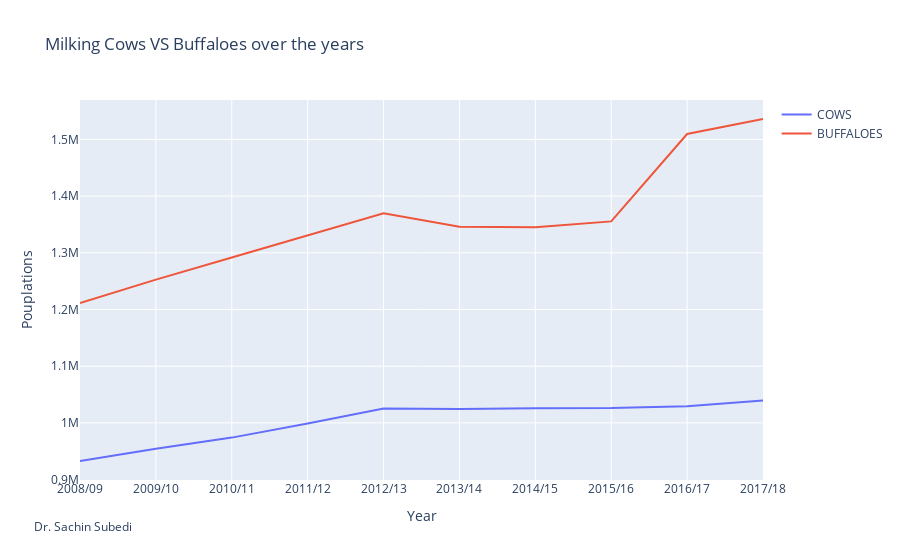

The cell this chart's notebook holds for it:
### Code cell
trace0 = go.Scatter(
x= ts1.Year,
y= ts1.COWS,
mode = 'lines',
name = 'COWS'
)

trace1 = go.Scatter(
x= ts1.Year,
y= ts1.BUFFALOES,
mode = 'lines',
name = 'BUFFALOES'
)


data = [trace0, trace1] 
layout = go.Layout(title = 'Milking Cows VS Buffaloes over the years')
figure = go.Figure(data=data, layout=layout)


figure.update_layout(
    annotations=[
        dict(
            x=-0.07,
            y=-0.15,
            showarrow=False,
            text="Dr. Sachin Subedi",
            xref="paper",
            yref="paper",
            )
            ,   
    ],

)

figure.update_xaxes(title_text="Year")

figure.update_yaxes(title_text="Pouplations")
figure.show()

### Figure 1 — Plotly figure (JSON) as saved in the notebook; plotly's stock layout.template omitted (floating-point values rounded to 4 significant figures)
{"data": [{"mode": "lines", "name": "COWS", "type": "scatter", "x": ["2008/09", "2009/10", "2010/11", "2011/12", "2012/13", "2013/14", "2014/15", "2015/16", "2016/17", "2017/18"], "y": [932876, 954680, 974122, 998963, 1025591, 1024513, 1025947, 1026135, 1029529, 1039538]}, {"mode": "lines", "name": "BUFFALOES", "type": "scatter", "x": ["2008/09", "2009/10", "2010/11", "2011/12", "2012/13", "2013/14", "2014/15", "2015/16", "2016/17", "2017/18"], "y": [1211495, 1252770, 1291644, 1331037, 1369796, 1345837, 1345164, 1355384, 1509512, 1535948]}], "layout": {"annotations": [{"showarrow": false, "text": "Dr. Sachin Subedi", "x": -0.07, "xref": "paper", "y": -0.15, "yref": "paper"}], "title": {"text": "Milking Cows VS Buffaloes over the years"}, "xaxis": {"title": {"text": "Year"}}, "yaxis": {"title": {"text": "Pouplations"}}}}
